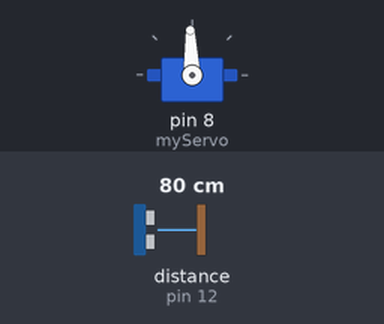
The sketch below on a simulated Arduino Uno, built with avr-gcc and run on an emulated ATmega328P. Parts: servo. Wiring (inferred from the names in the program): ultrasonic range finder: trigger pin 13; echo pin 12. The inputs (shaded band) are chosen by the test bench; at power-on: distance to the obstacle (sensor on pin 12) 80 cm. The echo pulse lasts 58.3 µs per cm; what the sketch prints to the serial monitor is not drawn.

Above: at 1.2 s.
1.3 s: distance to the obstacle (sensor on pin 12) set to 2 cm
At 1.8 s:
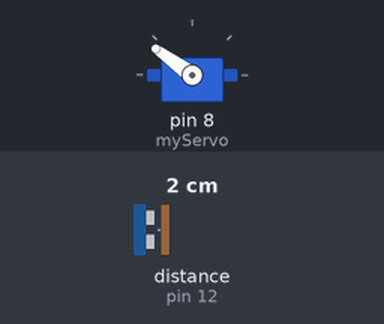
4.3 s: distance to the obstacle (sensor on pin 12) set to 250 cm
At 6.67 s:
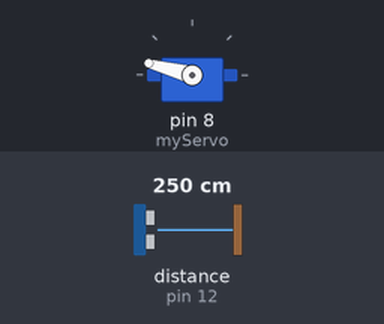
7.3 s: distance to the obstacle (sensor on pin 12) set to 60 cm
At 8.4 s:
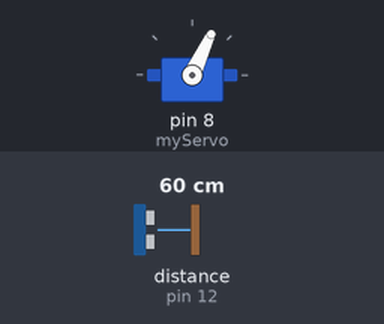
10.3 s: distance to the obstacle (sensor on pin 12) set to 120 cm
13.3 s: distance to the obstacle (sensor on pin 12) set to 4 cm
Timing chart, 0 to 17.3 s (numbered marks = the images above; inputs shaded):
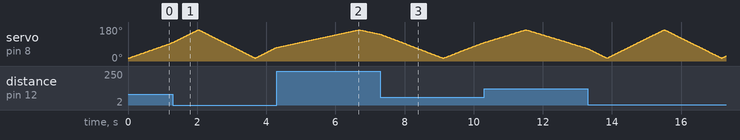

The sketch:

sketch_oct28a.ino
```cpp
// Khai báo thư viện servo
//
#include <Servo.h>

// Khai báo các chân cảm biến siêu âm
const int trigPin = 13;
const int echoPin = 12;

// Tạo biến dùng để lưu thời gian và khoảng cách
long duration;
int distance; // Sửa lại tên biến để đúng với kiểu dữ liệu

// Tạo đối tượng servo để điều khiển động cơ
Servo myServo;

void setup() {
  pinMode(trigPin, OUTPUT);
  pinMode(echoPin, INPUT);

  // Hiển thị dữ liệu trên Serial Monitor
  Serial.begin(9600);

  // Kết nối servo với PIN 10
  myServo.attach(8);
}

void loop() {
  // Lặp từ góc 15 đến 165 độ
  for (int i = 15; i <= 165; i++) {
    myServo.write(i);
    delay(10);
    distance = calculateDistance(); // Gọi hàm calculateDistance để tính khoảng cách từ ultrasonic sensor

    // Hiển thị góc và khoảng cách đo được trên Serial Monitor
    Serial.print(i);
    Serial.print(",");
    Serial.print(distance);
    Serial.print(".");
  }

  // Lặp từ góc 165 đến 15 độ (quay ngược lại)
  for (int i = 165; i > 15; i--) {
    myServo.write(i);
    delay(10);
    distance = calculateDistance();
    Serial.print(i);
    Serial.print(",");
    Serial.print(distance);
    Serial.print(".");
  }
}

// Hàm tính toán khoảng cách đo được từ cảm biến siêu âm
int calculateDistance() {
  digitalWrite(trigPin, LOW);
  delayMicroseconds(2);

  // Đặt trigPin ở mức HIGH trong 10 micro giây
  digitalWrite(trigPin, HIGH);
  delayMicroseconds(10);
  digitalWrite(trigPin, LOW);

  // Đọc echoPin và trả về thời gian sóng âm phản hồi
  duration = pulseIn(echoPin, HIGH);

  // Tính toán khoảng cách dựa trên thời gian
  distance = duration * 0.034 / 2;
  return distance;
}
```
